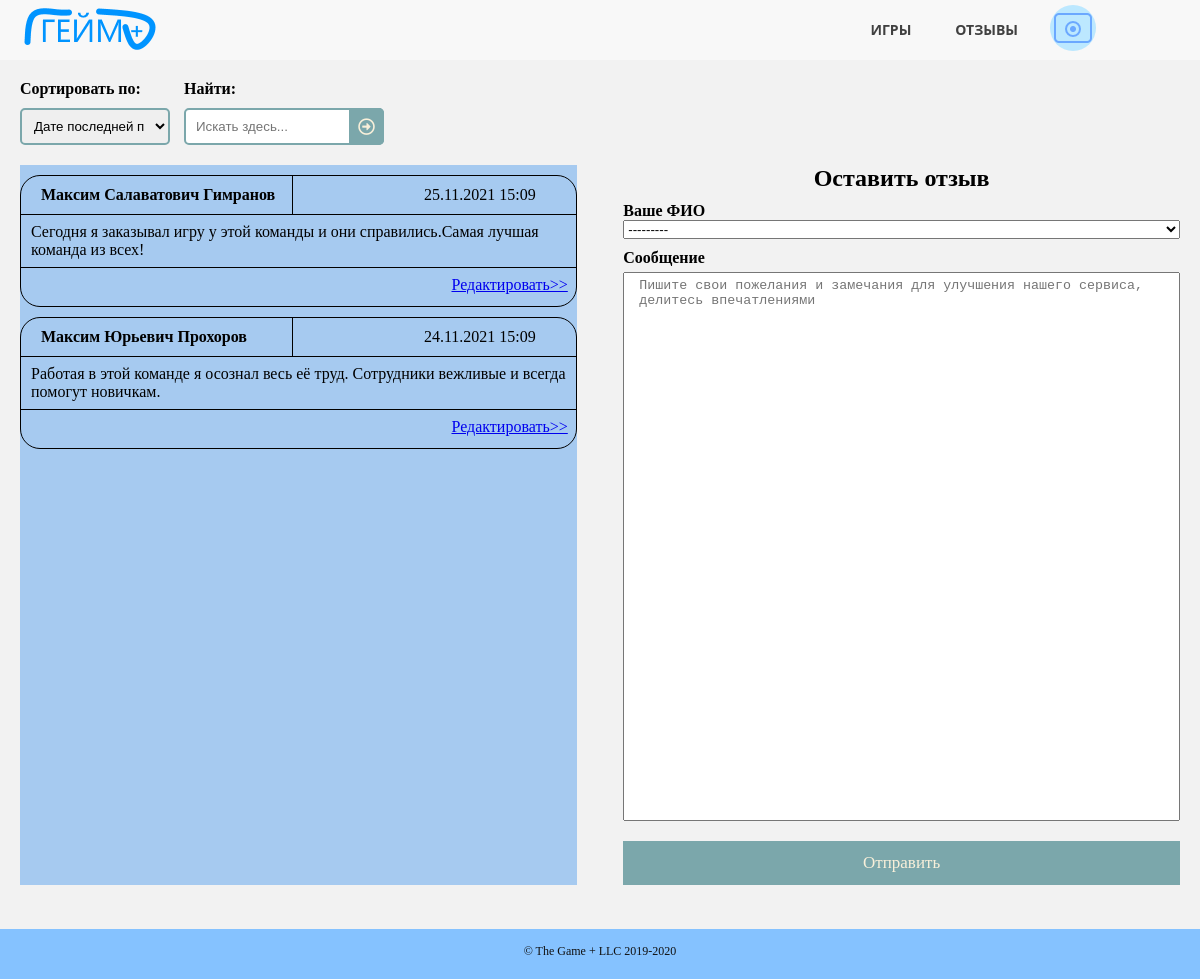
/reviews.html, run on the app's committed database.
### gameplusapp/models.py (models this page shows)
class Review(models.Model):
    client_id = models.ForeignKey(Employee, on_delete=models.CASCADE)
    review_text = models.CharField(max_length=200)
    public_date = models.DateTimeField(default=timezone.now())
    class Meta:
        ordering = ["-public_date"]

class Employee(models.Model):
    MY_CHOICES = (
        ('a', 'Админ'),
        ('m', 'Мастер'),
        ('c', 'Клиент')
    )
    full_name = models.CharField(max_length=50)
    phone = models.CharField(max_length=11)
    access_level = models.CharField(max_length=1, choices=MY_CHOICES)
    email = models.CharField(max_length=30)
    login = models.CharField(max_length=30, unique=True)
    password = models.CharField(max_length=30)
    reg_date = models.DateTimeField(default=timezone.now())
    avatar = models.ImageField(upload_to="static/images/users", null=True, blank=True)
    class Meta:
        ordering = ["-reg_date"]
    def __str__(self):
        return self.full_name

### gameplusapp/views.py (the view, shortened to what this page needs)
# urls.py: path('reviews.html', ReviewsPage.as_view()),
class ReviewsPage(View):
    def get(self, request):
        g_reviews = get_reviews()
        form = ReviewsForm()
        filtred = ReviewsFilterForm(request.GET)
        if filtred.is_valid():
            if filtred.cleaned_data["search"]:
                g_reviews = g_reviews.filter(review_text__iregex=filtred.cleaned_data["search"])
            if filtred.cleaned_data["ordering"]:
                g_reviews = g_reviews.order_by(filtred.cleaned_data["ordering"])
        context = {
            'g_reviews': g_reviews,
            'filtred': filtred,
            'form': form
        }
        return render(request, 'reviews.html', context=context)

### gameplusapp/forms.py
class ReviewsFilterForm(forms.Form):
    ordering = forms.ChoiceField(required=False, widget=forms.Select(attrs={
        'class': 'sortsel'
    }), choices=[
        ["-public_date", "Дате последней публикации"],
        ["public_date", "Дате первой публикации"]
    ])
    search = forms.CharField(label="Найти:", required=False, widget=forms.TextInput(attrs={
        'placeholder': 'Искать здесь...'
    }))

class ReviewsForm(forms.ModelForm):
    class Meta:
        model = Review
        fields = ['client_id', 'review_text']
        widgets = {
            "review_text": forms.Textarea(attrs={
                'placeholder': 'Пишите свои пожелания и замечания для улучшения нашего сервиса, делитесь впечатлениями'
            })
        }

### gameplusapp/function.py (called while the page is built)
def get_reviews():
    reviews = Review.objects.all()
    return reviews

### gameplusapp/templates/reviews.html (shortened to what this page needs)
<!DOCTYPE HTML>
<html>
	<head>
		<link rel="stylesheet" href="../static/css/pattern.css" />
		<link rel="stylesheet" href="../static/css/reviews.css" />
	</head>
	<body>
		<header>
		  <nav>
		      <a href="/" class="logo"><img src="../static/images/logo.png" alt="логотип"></a>
			  <ul class="topmenu">
				<li><a href="/games.html">Игры</a></li>
				<li><a href="/reviews.html">Отзывы</a></li>
				<li><a class="submenu-link"><img src="../static/images/avatar.png" alt="аватарка"></a>
				</li>
			  </ul>
		  </nav>
		</header>
		<section class="selections">
			<div class="functions">
				<form class="searchform" method="get">
					<div class="sortblock">
						<p><strong>Сортировать по:</strong></p>
						<p>{{ filtred.ordering }}</p>
					</div>
					<div class="searchblock">
						<p><strong>Найти:</strong></p>
						<p>{{ filtred.search }}
						<button type="submit"></button></p>
					</div>
				</form>
			</div>
		</section>
		<section class="allreviews">
			<div class="lists">
				<div class="reviews">
					{% for review in g_reviews %}
					{% include 'review_one.html' %}
					{% endfor %}
				</div>
				<div class="feedback">
					<div class="inputrev">
						<form method="post">
							<h3 class="writetitle">Оставить отзыв</h3>
							<label for="id_client_id">Ваше ФИО</label>
							{{ form.client_id }}
							<label for="id_review_text">Сообщение</label>
							{{ form.review_text }}
							<button type="submit"></button>
						</form>
					</div>
				</div>
			</div>
		</section>
	</body>
	<footer>
		<div class="copyright">
			<span>&copy; The Game + LLC 2019-2020</span>
		</div>
	</footer>
</html>

### gameplusapp/templates/review_one.html
{% block content %}
<div class="revone">
    <div class="revtag">
        <div class="revname">
            <p>{{ review.client_id }}</p>
        </div>
        <div class="revdate">
            <p>{{ review.public_date|date:"d.m.Y H:i" }}</p>
        </div>
    </div>
    <div class="revother">
        <div class="revrate">
            <p>{{ review.review_text }}</p>
        </div>
    </div>
    <div class="revchange">
        <div class="more">
            <a href="/reviews.html/{{ review.id }}">Редактировать>></a>
        </div>
    </div>
</div>
{% endblock %}

### gameplusapp/static/css/pattern.css (style rules this page uses)
* { box-sizing: border-box; }
html { height: 100%; }
body { position:relative; min-height: 100%; margin: 0; background: #f2f2f2; }
header { position: relative; min-height: 60px; padding-top: 5px; background: rgba(255,255,255, .4); text-align: center; z-index: 1; }
header a { text-decoration: none; outline: none; display: inline-block; transition: .3s ease-in-out; }
.logo { float: left; color: #D5B45B; font-family: 'Playfair Display', serif; font-size: 2.5em; }
nav { display: block; padding: 0 20px; }
nav ul { list-style: none; margin: 0; padding: 0; float: right; }
.topmenu:after { content: ""; display: table; clear: both; }
.topmenu > li { width: 25%; float: left; position: relative; font-family: 'Open Sans', sans-serif; }
.topmenu > li > a { text-transform: uppercase; font-size: 14px; font-weight: bold; color: #404040; padding: 15px 30px; }
.submenu-link { padding: 0 30px !important; margin-left: 10px; }
.submenu-link > img { border-radius: 50%; }
footer { position:absolute; bottom: -50px; width: 100%; height: 50px; padding-top: 15px; background: #85c2ff; }
.copyright { font-size: 12px; text-align: center; color: #111111; }

### gameplusapp/static/css/reviews.css (style rules this page uses)
section { display: block; }
.functions { padding: 10px 20px 5px 20px; }
.sortblock, .searchblock, .reviews, .feedback { display: inline-block; }
.sortblock { margin-right: 10px; }
.sortblock > p, .searchblock > p { position: relative; margin: 10px 0; }
.sortsel { padding: 8px; border: 2px solid #7BA7AB; border-radius: 5px; width: 150px; }
.searchblock > p > input { width: 100%; padding: 9px 9px 9px 10px; border: 2px solid #7BA7AB; border-radius: 5px; outline: none; }
.searchblock > p > button { position: absolute; top: 0; right: 0px; padding: 9px; border: none; background: #7BA7AB; border-radius: 0 5px 5px 0; cursor: pointer; }
.searchblock > p > button:before { content: "\f35a"; font-family: 'Font Awesome 5 Free'; font-size: 17px; color: #F9F0DA; }
.lists { padding: 5px 20px 40px 20px; }
.reviews, .feedback { width: 48%; height: 720px; }
.reviews { background-color: #A6CAF0; background-attachment: local; overflow: auto; }
.feedback { float: right; }
.inputrev { height: 100%; }
.inputrev > form { display: flex; flex-direction: column; font-weight: bold; height: 100%; }
.writetitle { margin: 0; font-size: 24px; text-align: center; }
.inputrev > form > label { margin-top: 10px; }
.inputrev > form > input, .inputrev > form > textarea { width: 100%; margin: 5px 0 20px 0; padding: 5px 15px; }
.inputrev > form > textarea { resize: none; flex-grow: 3; }
.inputrev > form > button { padding: 12px 9px; border: none; background: #7BA7AB; cursor: pointer; }
.inputrev > form > button:before { content: "Отправить"; font-family: Cambria, Cochin, Georgia, Times, 'Times New Roman', serif; font-size: 17px; color: #F9F0DA; }
.revone { margin: 10px 0; border: 1px solid black; border-radius: 20px; }
.revtag, .revother { border-bottom: 1px solid black; }
.revtag > div, .revother > div, .revchange > div { display: inline-block; }
.revname { width: 49%; border-right: 1px solid black; padding: 10px 10px 10px 20px; font-weight: bold; }
.revdate { float: right; padding: 10px 40px 10px 10px; }
.revname > p, .revdate > p, .revrate > p { margin: 0; }
.revrate { padding: 8px 10px; }
.more { width: 100%; padding: 8px 8px 8px 4px; }
.more > a { float: right; }

### data on the page
Review: client_id "Максим Салаватович Гимранов", public_date "25.11.2021 15:09", review_text "Сегодня я заказывал игру у этой команды и они справились.Самая лучшая команда из всех!"
Review: client_id "Максим Юрьевич Прохоров", public_date "24.11.2021 15:09", review_text "Работая в этой команде я осознал весь её труд. Сотрудники вежливые и всегда помогут новичкам."
